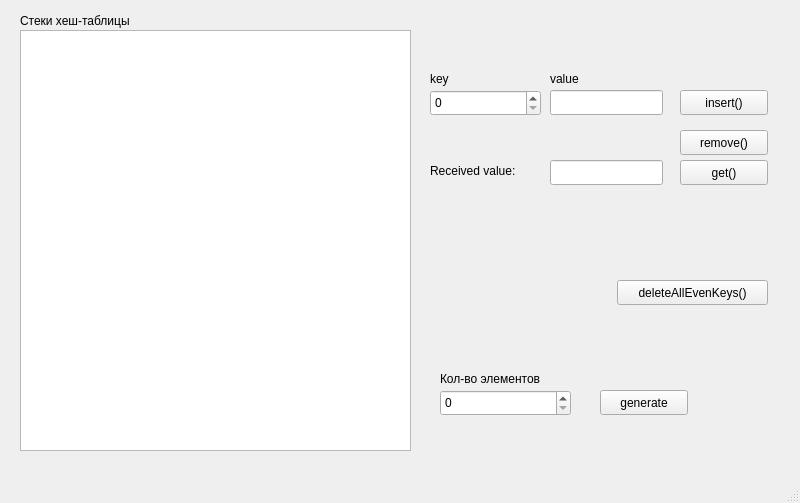
<?xml version="1.0" encoding="UTF-8"?>
<ui version="4.0">
 <class>MainWindow</class>
 <widget class="QMainWindow" name="MainWindow">
  <property name="geometry">
   <rect>
    <x>0</x>
    <y>0</y>
    <width>800</width>
    <height>503</height>
   </rect>
  </property>
  <property name="windowTitle">
   <string>MainWindow</string>
  </property>
  <widget class="QWidget" name="centralwidget">
   <widget class="QListWidget" name="listWidget">
    <property name="geometry">
     <rect>
      <x>20</x>
      <y>30</y>
      <width>391</width>
      <height>421</height>
     </rect>
    </property>
   </widget>
   <widget class="QSpinBox" name="insertKey">
    <property name="geometry">
     <rect>
      <x>430</x>
      <y>90</y>
      <width>111</width>
      <height>26</height>
     </rect>
    </property>
    <property name="minimum">
     <number>0</number>
    </property>
    <property name="maximum">
     <number>1000000000</number>
    </property>
   </widget>
   <widget class="QLineEdit" name="insertValue">
    <property name="geometry">
     <rect>
      <x>550</x>
      <y>90</y>
      <width>113</width>
      <height>25</height>
     </rect>
    </property>
   </widget>
   <widget class="QPushButton" name="insertButton">
    <property name="geometry">
     <rect>
      <x>680</x>
      <y>90</y>
      <width>88</width>
      <height>25</height>
     </rect>
    </property>
    <property name="text">
     <string>insert()</string>
    </property>
   </widget>
   <widget class="QPushButton" name="removeButton">
    <property name="geometry">
     <rect>
      <x>680</x>
      <y>130</y>
      <width>88</width>
      <height>25</height>
     </rect>
    </property>
    <property name="text">
     <string>remove()</string>
    </property>
   </widget>
   <widget class="QPushButton" name="getButton">
    <property name="geometry">
     <rect>
      <x>680</x>
      <y>160</y>
      <width>88</width>
      <height>25</height>
     </rect>
    </property>
    <property name="text">
     <string>get()</string>
    </property>
   </widget>
   <widget class="QLabel" name="label">
    <property name="geometry">
     <rect>
      <x>550</x>
      <y>70</y>
      <width>66</width>
      <height>17</height>
     </rect>
    </property>
    <property name="text">
     <string>value</string>
    </property>
   </widget>
   <widget class="QLabel" name="label_2">
    <property name="geometry">
     <rect>
      <x>430</x>
      <y>70</y>
      <width>66</width>
      <height>17</height>
     </rect>
    </property>
    <property name="text">
     <string>key</string>
    </property>
   </widget>
   <widget class="QLabel" name="label_3">
    <property name="geometry">
     <rect>
      <x>430</x>
      <y>160</y>
      <width>111</width>
      <height>21</height>
     </rect>
    </property>
    <property name="text">
     <string>Received value:</string>
    </property>
   </widget>
   <widget class="QLineEdit" name="getValue">
    <property name="geometry">
     <rect>
      <x>550</x>
      <y>160</y>
      <width>113</width>
      <height>25</height>
     </rect>
    </property>
    <property name="readOnly">
     <bool>true</bool>
    </property>
   </widget>
   <widget class="QLabel" name="label_4">
    <property name="geometry">
     <rect>
      <x>20</x>
      <y>10</y>
      <width>171</width>
      <height>21</height>
     </rect>
    </property>
    <property name="text">
     <string>Стеки хеш-таблицы</string>
    </property>
   </widget>
   <widget class="QPushButton" name="removeEvenKeys">
    <property name="geometry">
     <rect>
      <x>617</x>
      <y>280</y>
      <width>151</width>
      <height>25</height>
     </rect>
    </property>
    <property name="text">
     <string>deleteAllEvenKeys()</string>
    </property>
   </widget>
   <widget class="QPushButton" name="insertButton_2">
    <property name="geometry">
     <rect>
      <x>600</x>
      <y>390</y>
      <width>88</width>
      <height>25</height>
     </rect>
    </property>
    <property name="text">
     <string>generate</string>
    </property>
   </widget>
   <widget class="QSpinBox" name="countGenerate">
    <property name="geometry">
     <rect>
      <x>440</x>
      <y>390</y>
      <width>131</width>
      <height>26</height>
     </rect>
    </property>
    <property name="minimum">
     <number>0</number>
    </property>
    <property name="maximum">
     <number>1000</number>
    </property>
   </widget>
   <widget class="QLabel" name="label_5">
    <property name="geometry">
     <rect>
      <x>440</x>
      <y>370</y>
      <width>131</width>
      <height>17</height>
     </rect>
    </property>
    <property name="text">
     <string>Кол-во элементов</string>
    </property>
   </widget>
  </widget>
  <widget class="QMenuBar" name="menubar">
   <property name="geometry">
    <rect>
     <x>0</x>
     <y>0</y>
     <width>800</width>
     <height>22</height>
    </rect>
   </property>
  </widget>
  <widget class="QStatusBar" name="statusbar"/>
 </widget>
 <resources/>
 <connections/>
</ui>
